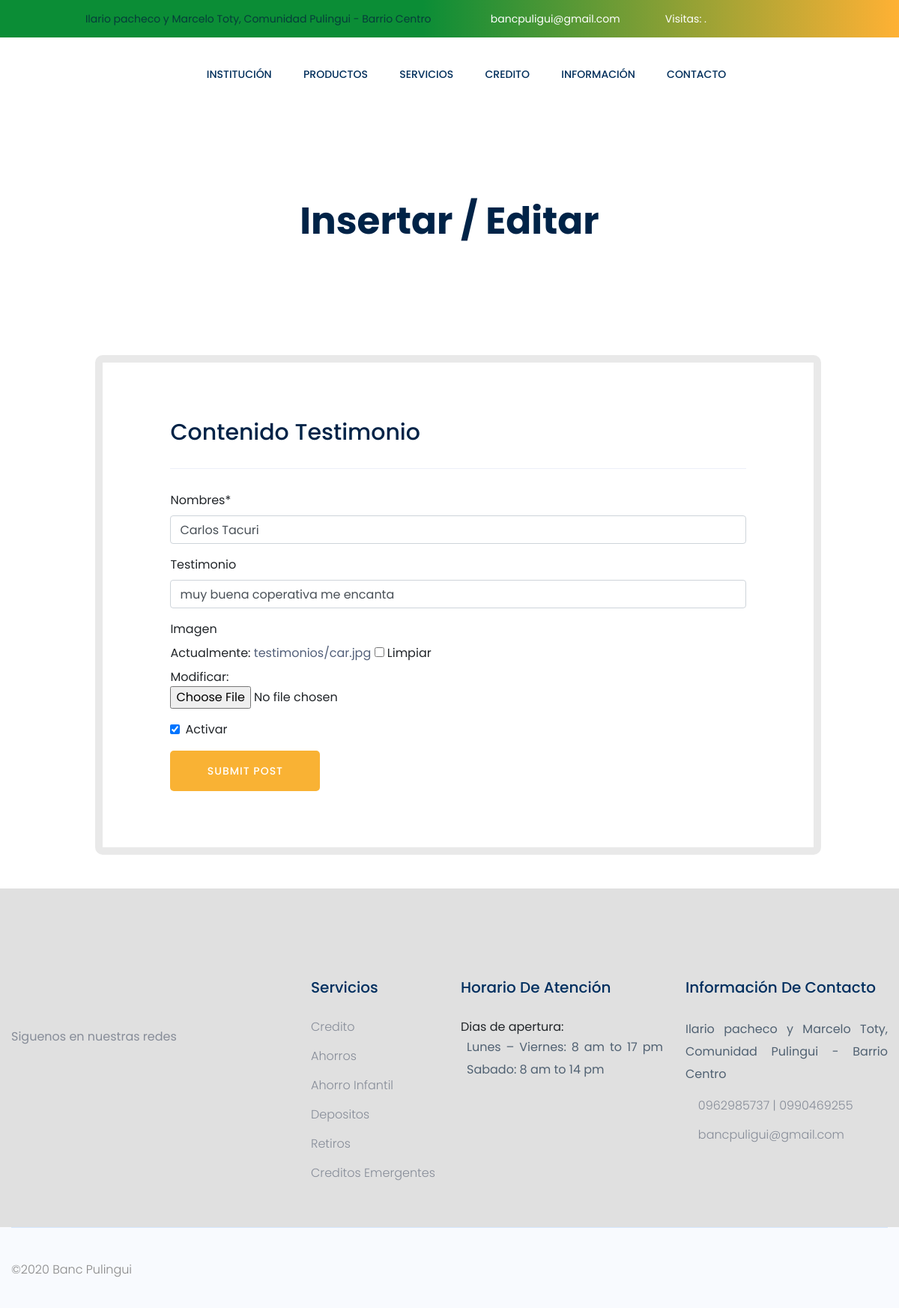
The page /editar-testimonio/1 (signed in) on the database its author committed.
### app/models.py (models this page shows, shortened)
class Testimonio(models.Model):
	name = models.CharField('Nombres',max_length=200)
	description = models.CharField('Testimonio', max_length=500, null=True, blank=True)
	image = models.ImageField('Imagen',null=True,blank=True, upload_to='testimonios', default='placeholder.png')
	date = models.DateField(auto_now_add=True)
	active = models.BooleanField('Activar', default=False)

### app/views.py (the view)
@login_required(login_url='home')
def editarTestimonio(request, pk):
    post = Testimonio.objects.get(id=pk)
    form = TestimonioForm(instance=post)
    if request.method == 'POST':
        form = TestimonioForm(request.POST, request.FILES, instance=post)
        if form.is_valid():
            form.save()
        return redirect ('home')
    context = {'form':form}
    return render (request, 'testimonios/create.html',context)

### app/forms.py
class TestimonioForm(ModelForm):
    class Meta:
        model = Testimonio
        fields = '__all__'

### templates/testimonios/create.html (shortened to what this page needs)
{% extends 'index.html' %} {% load static %} {% load crispy_forms_tags %} {% block container %}
<div class="slider-area">
  <div
    class="single-slider slider-height2 d-flex align-items-center"
    data-background="{% static 'assets/img/hero/serv.jpg' %}"
  >
    <div class="container">
      <div class="row">
        <div class="col-xl-12">
          <div class="hero-cap text-center">
            <h2 style="color: rgb(0, 35, 71);">Insertar / Editar</h2>
          </div>
        </div>
      </div>
    </div>
  </div>
</div>
<section class="about_area section_gap">
  <div class="container">
    <div class="row h_blog_item" style="justify-content: center;">
      <div class="col-lg-10">
        <div class="h_blog_text">
          <div class="h_blog_text_inner left right">
            <h4>Contenido Testimonio</h4>
            <hr />
            <div class="main-container">
                <form action="" method="POST" enctype="multipart/form-data">
                    {{form|crispy}}
                    <input class="btn btn-primary" type="submit" value="Submit Post">
                </form>
            </div>
          </div>
        </div>
      </div>
    </div>
  </div>
</section>
{% endblock container %}

### templates/testimonios/create.html (style rules this page uses)
a { color:rgba(4, 24, 61, 0.685); }
.section_gap { padding: 25px 0; }
.h_blog_item .h_blog_text { padding-top: 0px; padding-bottom: 20px; }
.h_blog_item .h_blog_text .h_blog_text_inner { background: #fff; padding: 75px 90px; border-radius: 10px; }
.h_blog_item .h_blog_text .h_blog_text_inner.left { position: relative; z-index: 2; }
.h_blog_item .h_blog_text .h_blog_text_inner.right { margin-left: -104px; position: relative; z-index: 1; border: 10px solid #e9e9e9; }
.h_blog_item .h_blog_text .h_blog_text_inner h4 { color: #002347; font-size: 30px; margin-bottom: 15px; }
.h_blog_item { margin-left: 7em; }

### rows shown on the page
Testimonio: name "Carlos Tacuri", description "muy buena coperativa me encanta", active "☑"
